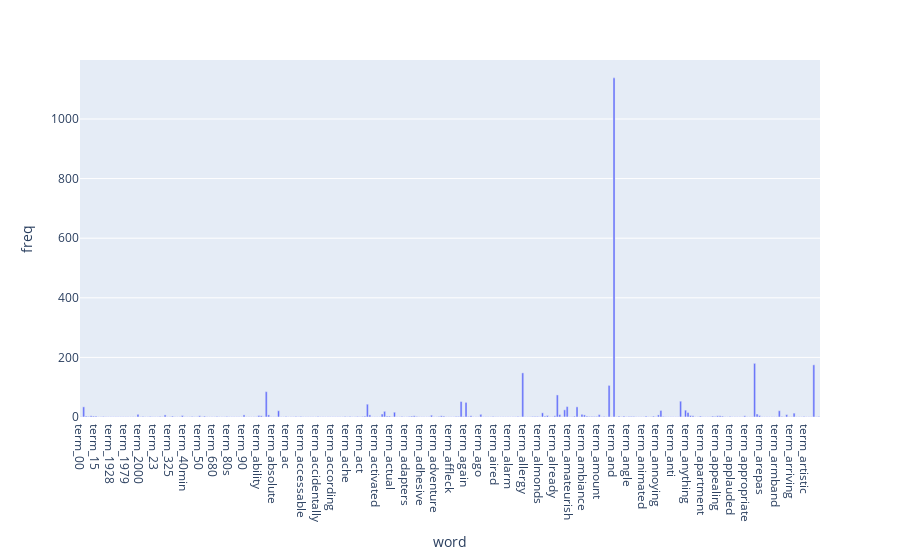

Notebook code cell kept with this figure:
### Markdown cell above
### >>> **Exercise 13 (take home):**
If you want a nicer interactive visualization here, I would encourage you try to install and use plotly to achieve this.

### Code cell
import plotly.express as px
d = {'word': ["term_"+str(i) for i in count_vect.get_feature_names()[0:300]], 'freq': term_frequencies[:300]}
df2 = pd.DataFrame(data=d)
fig = px.bar(df2[:300], x='word', y='freq', text='freq')
fig.update_traces(texttemplate='%{text:.2s}', textposition='outside')
fig.update_layout(uniformtext_minsize=8, uniformtext_mode='hide')
fig.show()

### Figure 1 — Plotly figure (JSON) as saved in the notebook; plotly's stock layout.template omitted (floating-point values rounded to 4 significant figures; data arrays with more than 128 entries replaced by an {"elided": "..."} marker saying what was removed)
{"data": [{"alignmentgroup": "True", "hovertemplate": "word=%{x}<br>freq=%{text}<extra></extra>", "legendgroup": "", "marker": {"color": "#636efa"}, "name": "", "offsetgroup": "", "orientation": "v", "showlegend": false, "text": {"elided": "300 int values"}, "textposition": "outside", "texttemplate": "%{text:.2s}", "type": "bar", "x": {"elided": "300 str values"}, "xaxis": "x", "y": {"elided": "300 int values"}, "yaxis": "y"}], "layout": {"barmode": "relative", "legend": {"tracegroupgap": 0}, "margin": {"t": 60}, "uniformtext": {"minsize": 8, "mode": "hide"}, "xaxis": {"anchor": "y", "domain": [0, 1], "title": {"text": "word"}}, "yaxis": {"anchor": "x", "domain": [0, 1], "title": {"text": "freq"}}}}
